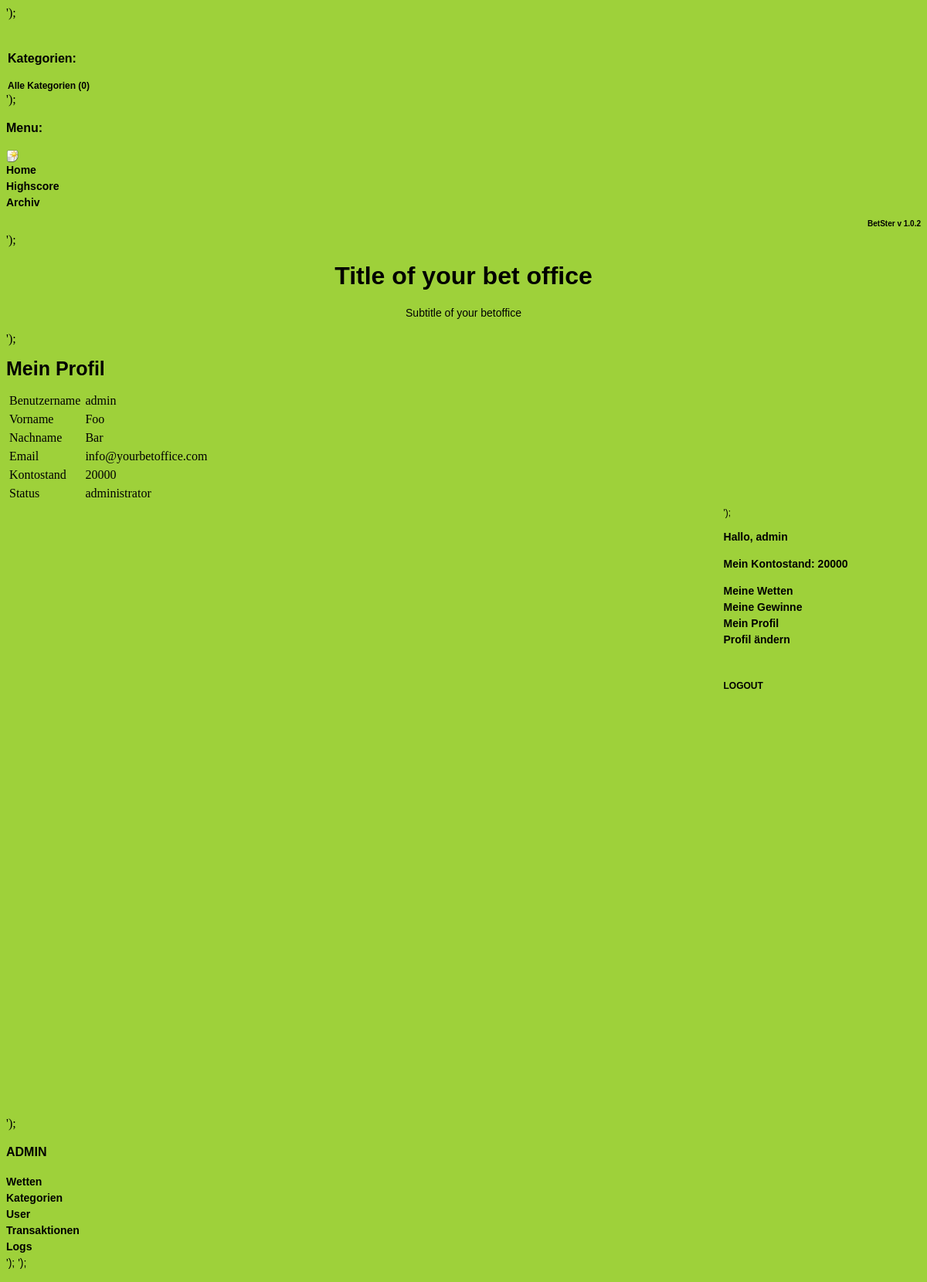
The app's page /profile.php (signed in) with its own data.
### tables this page shows
CREATE TABLE `user` (
  `id` int(11) NOT NULL auto_increment,
  `username` varchar(20) NOT NULL default '',
  `password` varchar(32) NOT NULL default '',
  `email` varchar(100) NOT NULL default '',
  `firstname` varchar(100) NOT NULL default '',
  `lastname` varchar(100) NOT NULL default '',
  `balance` int(6) NOT NULL default '0',
  `status` varchar(100) NOT NULL default '',
  `conf_num` varchar(5) NOT NULL default '',
  PRIMARY KEY  (`id`),
  KEY `id` (`id`)
);

### modules/header.php (called while the page is built)
<?php
$header = file_get_contents("tpl/header.inc");
?>

### class/DbMapper.class.php (called while the page is built, shortened)
<?php
class DbMapper {
	function getActiveBets() {
		$query = "SELECT * FROM bets WHERE start < NOW() AND end > NOW() ORDER BY end ASC";
		$result = mysql_db_query (DBNAME,$query) or error_catcher();
		$return_bet_array = array();
		for ($bet_counter = 0; $bet_counter < (mysql_num_rows($result)) ; $bet_counter++) {
			$bet_id = mysql_result($result, $bet_counter, "id");
			$query = "SELECT id,name FROM possibilities WHERE bets_id = '$bet_id'";
			$result2 = mysql_db_query (DBNAME,$query) or error_catcher();
			$possibilities_ids_array = array();
			$possibilities_names_array = array();
			$possibilities_quotes_array = array();
			for ($possibilities_counter = 0; $possibilities_counter < (mysql_num_rows($result2)) ; $possibilities_counter++) {
				$possibilities_ids_array[$possibilities_counter] = mysql_result($result2, $possibilities_counter, "id");
				$possibilities_names_array[$possibilities_counter] = mysql_result($result2, $possibilities_counter, "name");
			}
			$i = 0;
			foreach ($possibilities_ids_array as $possibility_id) {
				$query1 = "SELECT SUM(credits) FROM transactions WHERE possibilities_id = '$possibility_id'";
				$query2 = "SELECT SUM(credits)
					FROM transactions, possibilities
					WHERE possibilities.bets_id = '$bet_id'
					AND possibilities.id = transactions.possibilities_id";
				$result1 = mysql_db_query (DBNAME,$query1)  or error_catcher();
				$result2 = mysql_db_query (DBNAME,$query2)  or error_catcher();
				$credits_of_possibility = mysql_result($result1, 0);
				$credits_of_bet = mysql_result($result2, 0);
				if ($credits_of_possibility == 0){
					$dirty_quote = "-";
				}
				else {
					$quote = $credits_of_bet / $credits_of_possibility;
					$dirty_quote = round($quote, 2);
				}
				$possibilities_quotes_array[$i] = $dirty_quote;
				$i++;
			}
			$query = "SELECT name FROM categories, bets WHERE bets.categories_id = categories.id AND bets.id = '$bet_id'";
			$result1 = mysql_db_query (DBNAME,$query)  or error_catcher();
			$category_name = mysql_result($result1, 0);
			$return_bet_array[$bet_counter] = new Bet($bet_id,
					mysql_result($result, $bet_counter, "title"),
					mysql_result($result, $bet_counter, "subtitle"),
					mysql_result($result, $bet_counter, "categories_id"),
					$category_name,
					mysql_result($result, $bet_counter, "image"),
					mysql_result($result, $bet_counter, "start"),
					mysql_result($result, $bet_counter, "end"),
					mysql_result($result, $bet_counter, "created"),
					mysql_result($result, $bet_counter, "autor_id"),
					$possibilities_names_array,
					$possibilities_ids_array,
					$possibilities_quotes_array);
		}
		return $return_bet_array;
	}
	function getUser($username){
		$query = "SELECT id,username,email,firstname,lastname,balance,status
			FROM user WHERE username = '".$username."'";
		$result = mysql_query ($query)  or error_catcher();
		$rowarray = mysql_fetch_array($result);
		$user = new User($rowarray['id'],
				$rowarray['username'],
				$rowarray['email'],
				$rowarray['firstname'],
				$rowarray['lastname'],
				$rowarray['balance'],
				$rowarray['status']);
		return $user;
	}
	function getUserBalance($user_id){
		$query = "SELECT balance  FROM user WHERE id = '$user_id'";
		$result = mysql_query ($query) or error_catcher();
		$rowarray = mysql_fetch_array($result);
		$balance = $rowarray['balance'];
		return $balance;
	}
}
?>

### modules/catmenu.php (called while the page is built, shortened)
<?php
$catmenu = file_get_contents("tpl/catmenu.inc");
$cat_list_part = getTemplatePart("CategoryList", $catmenu);
$cat_list_part = replace("CategoryName", _ALL_CATEGORIES, $cat_list_part);
$cat_list_part = replace("CategoryId", 0, $cat_list_part);
$cat_list_part = replace("NrBets", count($db_mapper->getActiveBets()), $cat_list_part);
$catmenu = replace("CategoryList", $cat_list_part, $catmenu);
$catmenu = replace("Categories", _CATEGORIES.":", $catmenu);
?>

### functions.inc.php (called while the page is built, shortened)
<?php
function getTemplatePart($comment, $template){
	$begin_comment = "";
	$end_comment = "";
	$begin_template = strstr($template, $begin_comment);
	$begin_template = substr($begin_template, strlen($begin_comment));
	$end_template = strstr($begin_template, $end_comment);
	$templatePart = str_replace($end_template,"",$begin_template);
	return $templatePart;
}
function replace($comment, $value, $template){
	$begin_comment = "";
	$end_comment = "";
	$begin_template = strstr($template, $begin_comment);
	$end_template = strstr($begin_template, $end_comment);
	$templatePart = str_replace($end_template,"",$begin_template);
	$templatePart .= $end_comment;
	return str_replace($templatePart,$value,$template);
}
?>

### configuration.php (called while the page is built, shortened)
<?php
$bstConfig_main_title = "Title of your bet office";
$bstConfig_sub_title = "Subtitle of your betoffice";
$bstConfig_version = "1.0.2";
$bstConfig_menu_names = array(_HOME,
		_HIGHSCORE,
		_ARCHIVE);
$bstConfig_menu_links = array ('/index.php',
		'/highscore.php',
		'/archive.php');
?>

### modules/menu.php (called while the page is built, shortened)
<?php
$menu = file_get_contents("tpl/menu.inc");
if (($session->getState()) &&
	($user->getStatus() == "administrator")){
	$add = getTemplatePart("AddSite", $menu);
	$menu = replace("AddSite", $add, $menu);
}
else {
	$menu = replace("AddSite", "", $menu);
}
$i = 0;
$item = "";
foreach($bstConfig_menu_names as $name){
	$item .= getTemplatePart("FixItem", $menu);
	$item = replace("Name", $name, $item);
	$item = replace("Link", $bstConfig_menu_links[$i], $item);
	$i++;
}
$item2 = "";
$menu = replace("Item", $item.$item2, $menu);
$menu = replace("Version", $bstConfig_version, $menu);
$menu = replace("BetsterTime", date('g:i:s' ,time()), $menu);
$menu = replace("FixItem", "", $menu);
?>

### modules/title.php (called while the page is built)
<?php
$xmaintitle = file_get_contents("tpl/title.inc");
$xmaintitle = replace("Title", $bstConfig_main_title, $xmaintitle);
$xmaintitle = replace("SubTitle", $bstConfig_sub_title, $xmaintitle);
?>

### class/Session.class.php (called while the page is built, shortened)
<?php
class Session {
	var $username;
	function Session(){
		if (isset($_SESSION['username'])){
			$this->username = $_SESSION['username'];
		}
	}
	function getUsername(){
		return $this->username;
	}
}
?>

### class/User.class.php (called while the page is built, shortened)
<?php
require_once("class/DbMapper.class.php");
require_once("configuration.php");
class User {
var $id;
var $username;
var $email;
var $firstname;
var $lastname;
var $status;
function User($id, $username, $email, $firstname, $lastname, $balance, $status){
	$this->id = $id;
	$this->username = $username;
	$this->email = $email;
	$this->firstname = $firstname;
	$this->lastname = $lastname;
	$this->status = $status;
}
function getUsername(){
	return $this->username;
}
function getEmail(){
	return $this->email;
}
function getFirstname(){
	return $this->firstname;
}
function getLastname(){
	return $this->lastname;
}
function getBalance(){
	$my_db_mapper = new DbMapper;
	$this->balance = $my_db_mapper->getUserBalance($this->id);
	return $this->balance;
}
function getStatus(){
	return $this->status;
}
}
?>

### modules/usermenu.php (called while the page is built, shortened)
<?php
$usermenu = file_get_contents("tpl/usermenu.inc");
if ($session->getState()){
	$usermenu = replace("LoginArea","",$usermenu);
	$user_area_part = getTemplatePart("UserArea",$usermenu);
	$user_area_part = replace("Greet", _GREET, $user_area_part);
	$user_area_part = replace("Username", $username, $user_area_part);
	$user_area_part = replace("YourBalance", _YOUR_BALANCE, $user_area_part);
	$user_area_part = replace("Balance", $user->getBalance(), $user_area_part);
	$user_area_part = replace("YourBets", _YOUR_BETS, $user_area_part);
	$user_area_part = replace("YourWins", _YOUR_WINS, $user_area_part);
	$user_area_part = replace("YourProfile", _YOUR_PROFILE, $user_area_part);
	$user_area_part = replace("EditProfile", _EDIT_PROFILE, $user_area_part);
	$usermenu = replace("UserArea", $user_area_part, $usermenu);
}
?>

### modules/footer.php (called while the page is built)
<?php
$footer = file_get_contents("tpl/footer.inc");
?>

### profile.php (the view, shortened to what this page needs)
<?php
require_once("configuration.php");
require_once("functions.inc.php");
require_once("class/User.class.php");
require_once("class/Logger.class.php");
require_once("class/DbMapper.class.php");
require_once("class/Session.class.php");
$session = new Session;
$db_mapper = new DbMapper;
if ($session->getState()){
	$username = $session->getUsername();
	$user = $db_mapper->getUser($username);
}
require_once ('modules/header.php');
require_once ('modules/catmenu.php');
require_once ('modules/title.php');
if ($session->getState()){
	$mainhtml = file_get_contents("tpl/profile.inc");
	$mainhtml = replace("MainTitle", _YOUR_PROFILE, $mainhtml);
	$username = $session->getUsername();
	$user = $db_mapper->getUser($username);
	$mainhtml = replace("MainTitle", _YOUR_PROFILE, $mainhtml);
	$mainhtml = replace("UsernameTitle", _USERNAME, $mainhtml);
	$mainhtml = replace("Username", $user->getUsername(), $mainhtml);
	$mainhtml = replace("FirstnameTitle", _FIRSTNAME, $mainhtml);
	$mainhtml = replace("Firstname", $user->getFirstname(), $mainhtml);
	$mainhtml = replace("LastnameTitle", _LASTNAME, $mainhtml);
	$mainhtml = replace("Lastname", $user->getLastname(), $mainhtml);
	$mainhtml = replace("EmailTitle", _EMAIL, $mainhtml);
	$mainhtml = replace("Email", $user->getEmail(), $mainhtml);
	$mainhtml = replace("BalanceTitle", _BALANCE, $mainhtml);
	$mainhtml = replace("Balance", $user->getBalance(), $mainhtml);
	$mainhtml = replace("StatusTitle", _STATUS, $mainhtml);
	$mainhtml = replace("Status", $user->getStatus(), $mainhtml);
}
else{
	header("Location:index.php");
}
require_once ('modules/usermenu.php');
require_once ('modules/menu.php');
require_once ('modules/adminmenu.php');
require_once ('modules/footer.php');
print $header."\n".
	$catmenu."\n".
	$menu."\n".
	$xmaintitle."\n".
	$mainhtml."\n".
	$usermenu."\n".
	$adminmenu."\n".
	$footer;
?>

### css/style.css (style rules this page uses)
body { background-color: #9ed13a; }
a:link { text-decoration:none; font-weight:bold; color:#000000; }
img { border: 0px; }
.title { font-family: "Trebuchet MS", Verdana, Helvetica, Times, sans-serif; font-size: 32px; text-align: center; }
.title2 { font-family: "Trebuchet MS", Verdana, Helvetica, Times, sans-serif; text-align: center; font-size: 14px; }
.menutitle { font-weight: bold; font-size: 16px; }
.white { font-weight: bold; }
h1 { font-family: "Trebuchet MS", Verdana, Helvetica, Times, sans-serif; font-size: 25px; line-height: 1; }
.footer { font-family: "Trebuchet MS", Verdana, Helvetica, Times, sans-serif; font-size: 10px; text-align: right; line-height: 0.5; }
p { font-family: "Trebuchet MS", Verdana, Helvetica, Times, sans-serif; font-size: 14px; line-height: 1.5; }
td { border:1px solid #9ed13a; vertical-align:top; padding: 2px; }
.noborder { border: 0px; }
.catmenu { border: 0px; text-align: justity; font-family: "Trebuchet MS", Verdana, Helvetica, Times, sans-serif; font-size: 12px; color: #000000; padding: 2px; margin-top: 20px; }
.right-layer { color:darkred; padding:5px 5px 5px 5px; margin:0 0 0 78%; height: 100%; font-size: 12px; font-family: "Trebuchet MS", Verdana, Helvetica, Times, sans-serif; color: #000000; }

### records on screen
user: mainhtml "Mein Profil Benutzername admin Vorname Foo Nachname Bar Email info@yourbetoffice.com Kontostand 20000 Status administrator ');", usermenu "Hallo, admin Mein Kontostand: 20000 Meine Wetten Meine Gewinne Mein Profil Profil ändern LOGOUT ');"

### other values on screen
$header "');"
$catmenu "Kategorien: Alle Kategorien (0) ');"
$menu "Menu: Home Highscore Archiv BetSter v 1.0.2 ');"
$xmaintitle "Title of your bet office Subtitle of your betoffice ');"
